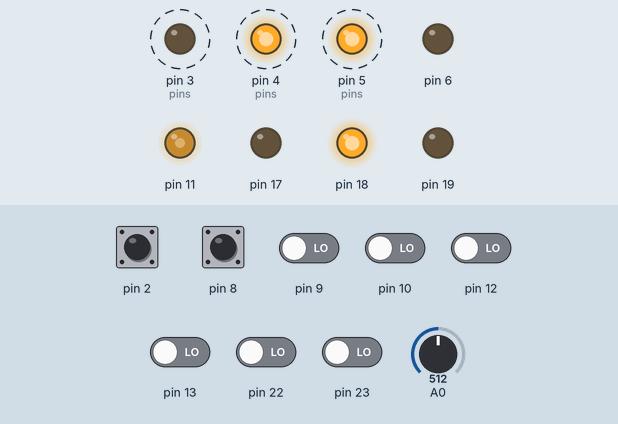
Simulated run of this sketch. Board: Arduino Uno, built with avr-gcc and run on an emulated ATmega328P. Shown: output pins drawn as LEDs (lit = HIGH). Dashed ring = blinking. The inputs (shaded band) are chosen by the test bench; at power-on: pin 2, pin 8 HIGH, pin 9, pin 10, pin 12, pin 13, pin 22, pin 23 LOW, A0 = 512.

Above: at 1.2 s.
1.3 s: A0 set to 716
At 2.25 s:
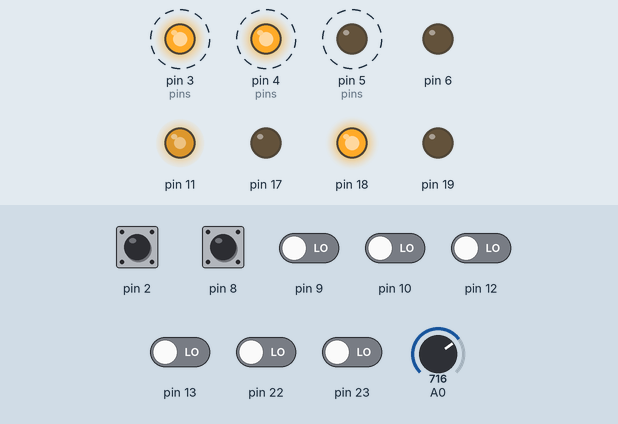
4.3 s: pin 2 pulled LOW for 0.15 s
At 5.26 s:
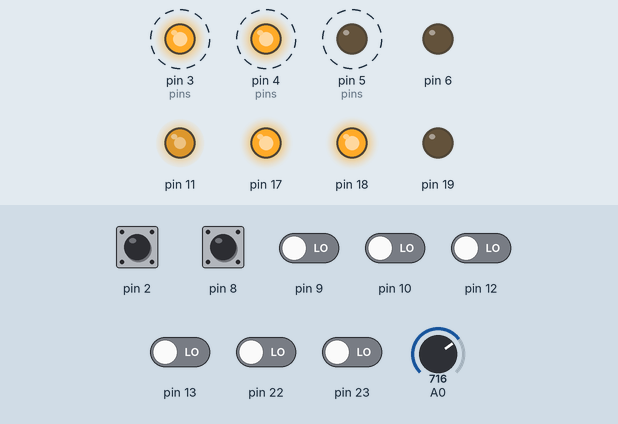
7.3 s: pin 8 pulled LOW for 0.15 s
At 7.37 s:
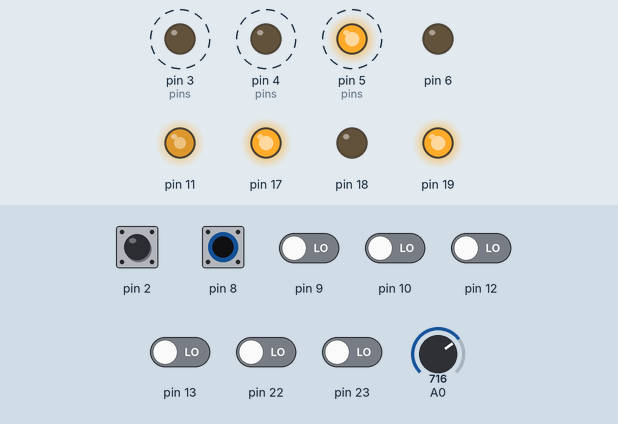
Timing chart, 0 to 8.0 s (numbered marks = the images above; inputs shaded):
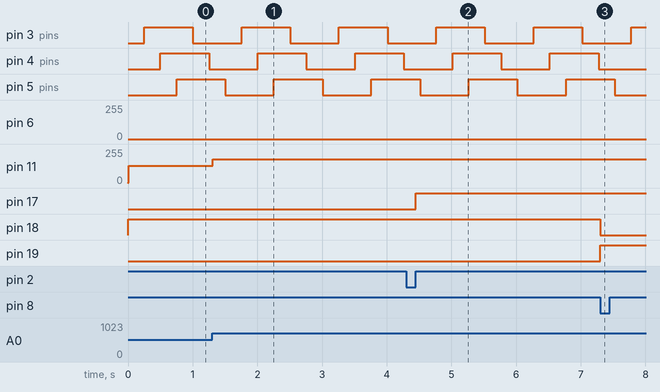

The sketch:

main.ino
```cpp
#include "task1.hpp"
#include "task2.hpp"
#include "task3.hpp"
#include "task4.hpp"
#include "task5.hpp"
#include "task6.hpp"


void setup() {
  Serial.begin(9600);

  //initT1();
  initT2();
  initT3();
  initT4();
  initT5();
  initT6();
}

void loop()
{
  //updateT1();
  updateT2();
  updateT3();
  updateT4();
  updateT5();
  updateT6();
}
```

misc.cpp
```cpp
#include "misc.hpp"

volatile long long int waitVal;

void wait(long long int num)
{
  waitVal = num;

  while(waitVal > 0)
  {
    waitVal = waitVal - 1;
  }
}
```

misc.hpp
```cpp
#ifndef _MISC_H_
#define _MISC_H_
#include "Arduino.h"

void wait(long long int num);

#endif
```

task1.cpp
```cpp
#include "task1.hpp"
#include "misc.hpp"
#include "gpio.hpp"

static int pins[3]={3,4,5};

static void configPins()
{
  for(int i=0;i<3;i++)
  {
    setPinPORTD(pins[i],PINMODE_OUTPUT);
  }
}

void initT1()
{
  configPins();
}
int i=0;

void updateT1()
{
  togglePinPORTD(pins[i]);
  wait(20000);
  i++;
  if(i==3)
  {
    i=0;
  }
}
```

task1.hpp
```cpp
#ifndef _TASK1_H_
#define _TASK1_H_
#include "Arduino.h"

void initT1();
void updateT1();

#endif
```

task2.cpp
```cpp
#include "task2.hpp"
#include "gpio.hpp"

#define BUTTON_PIN 0
#define LED1 4
#define LED2 5

int lastState = 0;

void initT2()
{
  setPinPORTB(BUTTON_PIN,PINMODE_INPUT);
  setPinPORTC(LED1,PINMODE_OUTPUT);
  setPinPORTC(LED2,PINMODE_OUTPUT);
  togglePinPORTC(LED1);
}

void updateT2()
{
  if(!readPinPORTB(BUTTON_PIN))
  {
    if(lastState==0)
    {
      togglePinPORTC(LED1);
      togglePinPORTC(LED2);
      lastState = 1;
    }
  }
  else
  {
    lastState=0;
  }
}
```

task2.hpp
```cpp
#ifndef _TASK2_H_
#define _TASK2_H_
#include "Arduino.h"

void initT2();
void updateT2();

#endif
```

task3.cpp
```cpp
#include "task3.hpp"
#include "gpio.hpp"
#define LED 3
#define BUTTON 2

void enableInterrupts()
{
  cli();

  EIMSK |=  0b1;
  EICRA |= 0b11;

  sei();
}

void initT3()
{
  setPinPORTC(LED,PINMODE_OUTPUT);
  setPinPORTD(BUTTON,PINMODE_INPUT);

  enableInterrupts();
}

void updateT3()
{

}


ISR(INT0_vect)
{
  togglePinPORTC(LED);
}
```

task3.hpp
```cpp
#ifndef _TASK3_H_
#define _TASK3_H_
#include "Arduino.h"

void initT3();

void updateT3();

#endif
```

task4.cpp
```cpp
#include "task4.hpp"
#include "gpio.hpp"

volatile int cnt = 0;
static int pins[3]={5,3,4};


static void timer_interrupt()
{
  cli();
  TCCR0B |= 0b11;
  OCR0B = 255;
  TIMSK0 |= (1 << OCIE0B);
  sei();
}

static void configPins()
{
  for(int i=0;i<3;i++)
  {
    setPinPORTD(pins[i],PINMODE_OUTPUT);
  }
}

void initT4()
{
  timer_interrupt();
  configPins();
}

volatile int idx = 0;
void updateT4()
{
}

ISR(TIMER0_COMPB_vect)
{
  cnt++;
  if(cnt >= 245)
  {
    cnt = 0;
    idx++;
    if(idx==3)
    {
      idx=0;
    }
    togglePinPORTD(pins[idx]);
  }
}
```

task4.hpp
```cpp
#ifndef _TASK4_H_
#define _TASK4_H_
#include "Arduino.h"


void initT4();

void updateT4();


#endif
```

task5.cpp
```cpp
#include "task5.hpp"
#include "gpio.hpp"


static void timer()
{
  cli();
  // PRESCALER
  TCCR0B |= 0b11;

  // SET FAST PWM
  TCCR0A |= 0B11;

  // SET OUTPUT PIN
  TCCR0A |= (1 << COM0A1);

  OCR0A = 255;
  sei();
}

void initT5()
{
  setPinPORTD(6,PINMODE_OUTPUT);

  timer();
}


static int dir = 1;
void updateT5()
{
  OCR0A += dir*3;

  if(OCR0A >= 255)
  {
    OCR0A=255;
    dir = -1;
  }

  if(OCR0A == 0)
  {
    OCR0A=0;
    dir = 1;
  }
  delay(1);
}
```

task5.hpp
```cpp
#ifndef _TASK5_H_
#define _TASK5_H_
#include "Arduino.h"


void initT5();

void updateT5();

#endif
```

task6.cpp
```cpp
#include "task6.hpp"
#include "gpio.hpp"

static int potVal=0;

static void ADCinit()
{
  ADCSRA = ( 1 << ADEN ) | ( 1 << ADIE ) | bit(ADPS0) | bit(ADPS1) | bit(ADPS2);

  ADMUX = bit(REFS0);
}

static void timer()
{
  cli();
  // PRESCALER
  TCCR2B |= 0b11;

  // SET FAST PWM
  TCCR2A |= 0b11;

  // SET OUTPUT PIN
  TCCR2A |= (1 << COM2A1);

  OCR2A = 255;

  sei();
}

void initT6()
{
  setPinPORTB(3,PINMODE_OUTPUT);

  ADCinit();
  timer();

}


static int dir = 1;
void updateT6()
{
  OCR2A = potVal / 4;
  ADCSRA |= 1<<ADSC;
}


ISR(ADC_vect)
{
  potVal = ADC;
}
```

task6.hpp
```cpp
#ifndef _TASK6_H_
#define _TASK6_H_
#include "Arduino.h"


void initT6();

void updateT6();

#endif
```

gpio.cpp
```cpp
#include "gpio.hpp"

void setPinPORTD(uint16_t pinNum,int pinMode)
{
  if(pinMode == 1)
  {
    DDRD |= (1 << pinNum);
  }
  else
  {
    DDRD &= (~(1 << pinNum));
    PORTD |= (1 << pinNum);
  }
}

void setPinPORTC(uint16_t pinNum,int pinMode)
{
  if(pinMode == 1)
  {
    DDRC |= (1 << pinNum);
  }
  else
  {
    DDRC &= (~(1 << pinNum));
  }
}

void togglePinPORTD(uint16_t pinNum)
{
  PIND = (1 << pinNum);
}

void togglePinPORTC(uint16_t pinNum)
{
  PINC = (1 << pinNum);
}

void setPinPORTB(uint16_t pinNum,int pinMode)
{
  if(pinMode == 1)
  {
    DDRB |= (1 << pinNum);
  }
  else
  {
    DDRB &= (~(1 << pinNum));
    PORTB |= (1 << pinNum);
  }
}

void togglePinPORTB(uint16_t pinNum)
{
  PINB = (1 << pinNum);
}

int readPinPORTD(uint16_t pinNum)
{
  return PIND & (1 << pinNum);
}

int readPinPORTB(uint16_t pinNum)
{
  return PINB & (1 << pinNum);
}
```

gpio.hpp
```cpp
#ifndef _GPIOo_H_
#define _GPIOo_H_
#include "Arduino.h"

#define PINMODE_OUTPUT 1
#define PINMODE_INPUT 0

void setPinPORTD(uint16_t pinNum,int pinMode);
void togglePinPORTD(uint16_t pinNum);
int readPinPORTD(uint16_t pinNum);

void setPinPORTB(uint16_t pinNum,int pinMode);
void togglePinPORTB(uint16_t pinNum);
int readPinPORTB(uint16_t pinNum);

void setPinPORTC(uint16_t pinNum,int pinMode);
void togglePinPORTC(uint16_t pinNum);


#endif
```

Measured:
- after the input at 1.3 s, pin 6: stays 0/255 (without the input it goes to 219/255 after 1.2 s); pin 11: 128/255 → 179/255 at once
- after the input at 4.3 s, pin 6: stays 0/255 (without the input it goes to 6/255 after 1.2 s); pin 17: LOW → HIGH after 0.15 s
- by itself, pin 3 (pins), pin 4 (pins), pin 5 (pins): alternates HIGH for 0.75 s and LOW for 0.75 s
